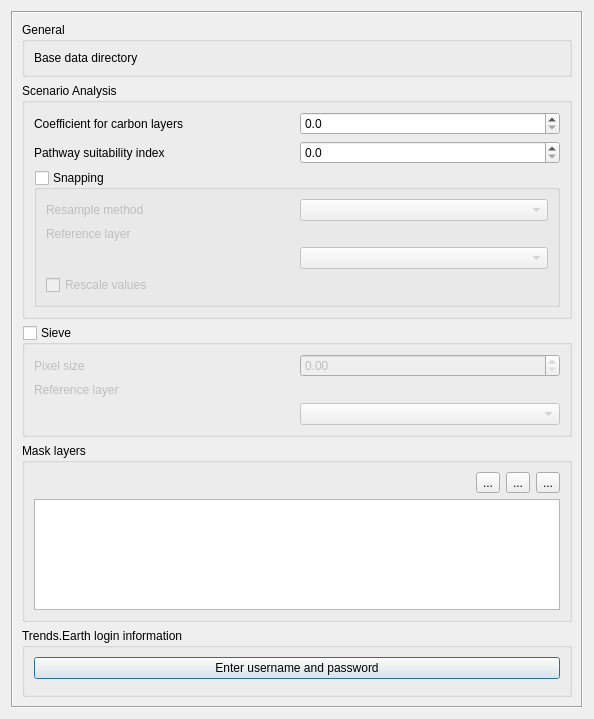
<?xml version="1.0" encoding="UTF-8"?>
<ui version="4.0">
 <class>DlgSettings</class>
 <widget class="QDialog" name="DlgSettings">
  <property name="windowModality">
   <enum>Qt::ApplicationModal</enum>
  </property>
  <property name="geometry">
   <rect>
    <x>0</x>
    <y>0</y>
    <width>594</width>
    <height>719</height>
   </rect>
  </property>
  <property name="minimumSize">
   <size>
    <width>500</width>
    <height>0</height>
   </size>
  </property>
  <property name="windowTitle">
   <string>Settings</string>
  </property>
  <layout class="QVBoxLayout" name="verticalLayout_3">
   <item>
    <widget class="QgsScrollArea" name="scroll_area">
     <property name="frameShape">
      <enum>QFrame::Box</enum>
     </property>
     <property name="widgetResizable">
      <bool>true</bool>
     </property>
     <widget class="QWidget" name="scroll_area_content">
      <property name="geometry">
       <rect>
        <x>0</x>
        <y>-193</y>
        <width>557</width>
        <height>896</height>
       </rect>
      </property>
      <layout class="QVBoxLayout" name="verticalLayout_5">
       <item>
        <widget class="QgsCollapsibleGroupBox" name="gb_advanced">
         <property name="title">
          <string>General</string>
         </property>
         <layout class="QGridLayout" name="gridLayout_2">
          <item row="2" column="1">
           <widget class="QgsFileWidget" name="folder_data">
            <property name="storageMode">
             <enum>QgsFileWidget::GetDirectory</enum>
            </property>
            <property name="options">
             <set>QFileDialog::ShowDirsOnly</set>
            </property>
           </widget>
          </item>
          <item row="2" column="0">
           <widget class="QLabel" name="lbl_data_dir">
            <property name="text">
             <string>Base data directory</string>
            </property>
           </widget>
          </item>
         </layout>
        </widget>
       </item>
       <item>
        <widget class="QgsCollapsibleGroupBox" name="mGroupBox">
         <property name="minimumSize">
          <size>
           <width>0</width>
           <height>0</height>
          </size>
         </property>
         <property name="title">
          <string>Scenario Analysis</string>
         </property>
         <property name="collapsed">
          <bool>false</bool>
         </property>
         <layout class="QGridLayout" name="gridLayout">
          <item row="0" column="0">
           <widget class="QLabel" name="carbon_coefficien_la">
            <property name="toolTip">
             <string>The value that will be used as a coefficient when combining pathways with carbon layers. </string>
            </property>
            <property name="text">
             <string>Coefficient for carbon layers</string>
            </property>
           </widget>
          </item>
          <item row="0" column="1">
           <widget class="QDoubleSpinBox" name="carbon_coefficient_box">
            <property name="toolTip">
             <string>The value that will be used as a coefficient when combining pathways with carbon layers. </string>
            </property>
            <property name="decimals">
             <number>1</number>
            </property>
            <property name="maximum">
             <double>5.000000000000000</double>
            </property>
            <property name="singleStep">
             <double>1.000000000000000</double>
            </property>
            <property name="value">
             <double>0.000000000000000</double>
            </property>
           </widget>
          </item>
          <item row="1" column="0">
           <widget class="QLabel" name="lbl_suitability_index">
            <property name="text">
             <string>Pathway suitability index</string>
            </property>
           </widget>
          </item>
          <item row="1" column="1">
           <widget class="QDoubleSpinBox" name="suitability_index_box">
            <property name="decimals">
             <number>1</number>
            </property>
            <property name="maximum">
             <double>5.000000000000000</double>
            </property>
            <property name="singleStep">
             <double>1.000000000000000</double>
            </property>
           </widget>
          </item>
          <item row="2" column="0" colspan="2">
           <widget class="QgsCollapsibleGroupBox" name="snapping_group_box">
            <property name="title">
             <string>Snapping</string>
            </property>
            <property name="checkable">
             <bool>true</bool>
            </property>
            <property name="checked">
             <bool>false</bool>
            </property>
            <layout class="QVBoxLayout" name="verticalLayout">
             <item>
              <layout class="QHBoxLayout" name="horizontalLayout_2">
               <item>
                <widget class="QLabel" name="resample_method">
                 <property name="text">
                  <string>Resample method</string>
                 </property>
                </widget>
               </item>
               <item>
                <widget class="QComboBox" name="resample_method_box"/>
               </item>
              </layout>
             </item>
             <item>
              <widget class="QLabel" name="reference_layer_label">
               <property name="text">
                <string>Reference layer</string>
               </property>
              </widget>
             </item>
             <item>
              <layout class="QHBoxLayout" name="horizontalLayout">
               <item>
                <widget class="QgsFileWidget" name="map_layer_file_widget">
                 <property name="toolTip">
                  <string>Select the priority layer from the local filesystem.</string>
                 </property>
                </widget>
               </item>
               <item>
                <widget class="QgsMapLayerComboBox" name="map_layer_box">
                 <property name="toolTip">
                  <string>Select priority layer from the current QGIS map layers.</string>
                 </property>
                </widget>
               </item>
              </layout>
             </item>
             <item>
              <widget class="QCheckBox" name="rescale_values">
               <property name="text">
                <string>Rescale values</string>
               </property>
              </widget>
             </item>
            </layout>
           </widget>
          </item>
         </layout>
        </widget>
       </item>
       <item>
        <widget class="QgsCollapsibleGroupBox" name="sieve_group_box">
         <property name="title">
          <string>Sieve </string>
         </property>
         <property name="checkable">
          <bool>true</bool>
         </property>
         <property name="checked">
          <bool>false</bool>
         </property>
         <layout class="QVBoxLayout" name="verticalLayout_2">
          <item>
           <layout class="QHBoxLayout" name="horizontalLayout_3">
            <item>
             <widget class="QLabel" name="resample_method_2">
              <property name="text">
               <string>Pixel size</string>
              </property>
             </widget>
            </item>
            <item>
             <widget class="QgsDoubleSpinBox" name="pixel_size_box"/>
            </item>
           </layout>
          </item>
          <item>
           <widget class="QLabel" name="reference_layer_label_2">
            <property name="text">
             <string>Reference layer</string>
            </property>
           </widget>
          </item>
          <item>
           <layout class="QHBoxLayout" name="horizontalLayout_4">
            <item>
             <widget class="QgsFileWidget" name="mask_layer_widget">
              <property name="toolTip">
               <string>Select reference layer from the local filesystem.</string>
              </property>
             </widget>
            </item>
            <item>
             <widget class="QgsMapLayerComboBox" name="mask_layer_box">
              <property name="toolTip">
               <string>Select reference layer from the current QGIS map layers.</string>
              </property>
             </widget>
            </item>
           </layout>
          </item>
         </layout>
        </widget>
       </item>
       <item>
        <widget class="QgsCollapsibleGroupBox" name="mask_layers_box">
         <property name="title">
          <string>Mask layers</string>
         </property>
         <property name="collapsed">
          <bool>false</bool>
         </property>
         <property name="saveCheckedState">
          <bool>false</bool>
         </property>
         <layout class="QGridLayout" name="gridLayout_3">
          <item row="0" column="0">
           <spacer name="horizontalSpacer_2">
            <property name="orientation">
             <enum>Qt::Horizontal</enum>
            </property>
            <property name="sizeHint" stdset="0">
             <size>
              <width>367</width>
              <height>20</height>
             </size>
            </property>
           </spacer>
          </item>
          <item row="0" column="1">
           <widget class="QToolButton" name="btn_add_mask">
            <property name="toolTip">
             <string>Add mask layer</string>
            </property>
            <property name="text">
             <string>...</string>
            </property>
           </widget>
          </item>
          <item row="0" column="2">
           <widget class="QToolButton" name="btn_edit_mask">
            <property name="toolTip">
             <string>Edit mask layer</string>
            </property>
            <property name="text">
             <string>...</string>
            </property>
           </widget>
          </item>
          <item row="0" column="3">
           <widget class="QToolButton" name="btn_delete_mask">
            <property name="toolTip">
             <string>Remove mask layer</string>
            </property>
            <property name="text">
             <string>...</string>
            </property>
           </widget>
          </item>
          <item row="1" column="0" colspan="4">
           <widget class="QListWidget" name="lst_mask_layers"/>
          </item>
         </layout>
        </widget>
       </item>
       <item>
        <widget class="QgsCollapsibleGroupBox" name="groupBox">
         <property name="maximumSize">
          <size>
           <width>16777215</width>
           <height>16777215</height>
          </size>
         </property>
         <property name="title">
          <string>Trends.Earth login information</string>
         </property>
         <property name="collapsed">
          <bool>false</bool>
         </property>
         <property name="saveCollapsedState">
          <bool>false</bool>
         </property>
         <layout class="QVBoxLayout" name="verticalLayout_5">
          <item>
           <layout class="QHBoxLayout" name="horizontalLayout_7">
            <item>
             <widget class="QPushButton" name="pushButton_login">
              <property name="text">
               <string>Enter username and password</string>
              </property>
             </widget>
            </item>
           </layout>
          </item>
          <item>
           <layout class="QHBoxLayout" name="horizontalLayout_8"/>
          </item>
          <item>
           <widget class="QgsAuthConfigSelect" name="authcfg_acs_2"/>
          </item>
         </layout>
        </widget>
       </item>
       <item>
        <spacer name="scroll_area_vspacer">
         <property name="orientation">
          <enum>Qt::Vertical</enum>
         </property>
         <property name="sizeHint" stdset="0">
          <size>
           <width>20</width>
           <height>40</height>
          </size>
         </property>
        </spacer>
       </item>
      </layout>
     </widget>
    </widget>
   </item>
  </layout>
 </widget>
 <customwidgets>
  <customwidget>
   <class>QgsAuthConfigSelect</class>
   <extends>QWidget</extends>
   <header>qgsauthconfigselect.h</header>
  </customwidget>
  <customwidget>
   <class>QgsCollapsibleGroupBox</class>
   <extends>QGroupBox</extends>
   <header>qgscollapsiblegroupbox.h</header>
   <container>1</container>
  </customwidget>
  <customwidget>
   <class>QgsDoubleSpinBox</class>
   <extends>QDoubleSpinBox</extends>
   <header>qgsdoublespinbox.h</header>
  </customwidget>
  <customwidget>
   <class>QgsFileWidget</class>
   <extends>QWidget</extends>
   <header>qgsfilewidget.h</header>
  </customwidget>
  <customwidget>
   <class>QgsMapLayerComboBox</class>
   <extends>QComboBox</extends>
   <header>qgsmaplayercombobox.h</header>
  </customwidget>
  <customwidget>
   <class>QgsScrollArea</class>
   <extends>QScrollArea</extends>
   <header location="global">qgis.gui</header>
   <container>1</container>
  </customwidget>
 </customwidgets>
 <resources/>
 <connections/>
</ui>
